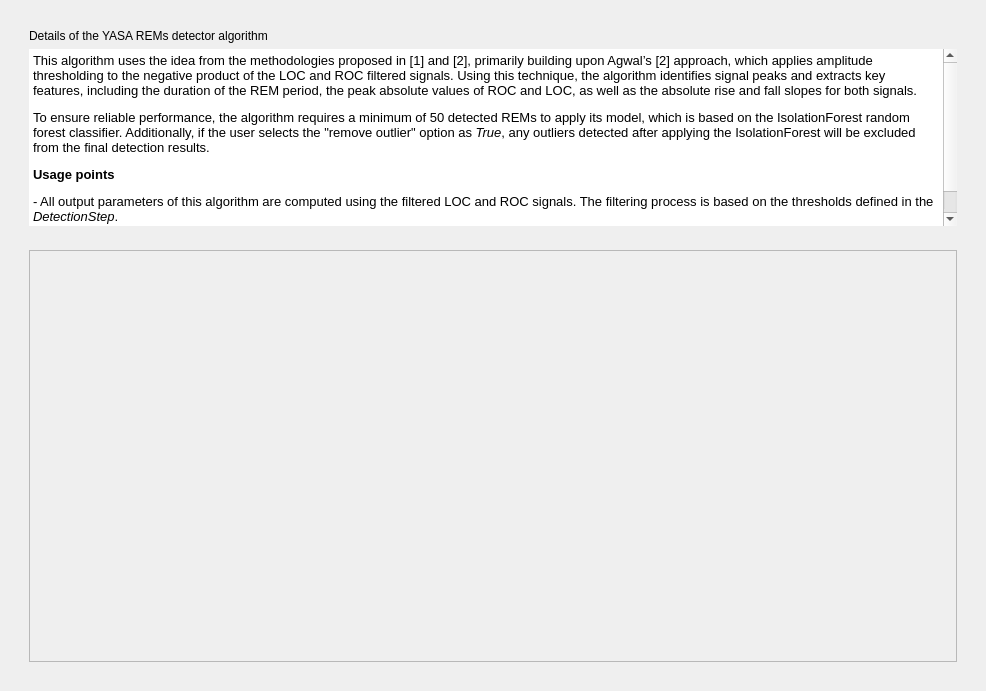
<?xml version="1.0" encoding="UTF-8"?>
<ui version="4.0">
 <class>AlgorithmDetail</class>
 <widget class="QWidget" name="AlgorithmDetail">
  <property name="geometry">
   <rect>
    <x>0</x>
    <y>0</y>
    <width>986</width>
    <height>691</height>
   </rect>
  </property>
  <property name="windowTitle">
   <string/>
  </property>
  <property name="styleSheet">
   <string>font: 10pt &quot;Roboto-Regular&quot;;</string>
  </property>
  <layout class="QGridLayout" name="gridLayout_2">
   <item row="0" column="0">
    <layout class="QVBoxLayout" name="verticalLayout">
     <item>
      <widget class="QFrame" name="frame">
       <property name="frameShape">
        <enum>QFrame::NoFrame</enum>
       </property>
       <property name="frameShadow">
        <enum>QFrame::Raised</enum>
       </property>
       <property name="lineWidth">
        <number>0</number>
       </property>
       <layout class="QVBoxLayout" name="verticalLayout_2" stretch="1,2">
        <item>
         <widget class="QFrame" name="frame_2">
          <property name="sizePolicy">
           <sizepolicy hsizetype="Expanding" vsizetype="Expanding">
            <horstretch>0</horstretch>
            <verstretch>0</verstretch>
           </sizepolicy>
          </property>
          <property name="frameShape">
           <enum>QFrame::NoFrame</enum>
          </property>
          <property name="frameShadow">
           <enum>QFrame::Raised</enum>
          </property>
          <property name="lineWidth">
           <number>0</number>
          </property>
          <layout class="QVBoxLayout" name="verticalLayout_3">
           <item>
            <widget class="QLabel" name="label">
             <property name="lineWidth">
              <number>0</number>
             </property>
             <property name="text">
              <string>Details of the YASA REMs detector algorithm</string>
             </property>
            </widget>
           </item>
           <item>
            <widget class="QTextEdit" name="textEdit">
             <property name="frameShape">
              <enum>QFrame::NoFrame</enum>
             </property>
             <property name="lineWidth">
              <number>0</number>
             </property>
             <property name="html">
              <string>&lt;!DOCTYPE HTML PUBLIC &quot;-//W3C//DTD HTML 4.0//EN&quot; &quot;http://www.w3.org/TR/REC-html40/strict.dtd&quot;&gt;
&lt;html&gt;&lt;head&gt;&lt;meta name=&quot;qrichtext&quot; content=&quot;1&quot; /&gt;&lt;style type=&quot;text/css&quot;&gt;
p, li { white-space: pre-wrap; }
&lt;/style&gt;&lt;/head&gt;&lt;body style=&quot; font-family:'Roboto-Regular'; font-size:10pt; font-weight:400; font-style:normal;&quot;&gt;
&lt;p style=&quot; margin-top:12px; margin-bottom:12px; margin-left:0px; margin-right:0px; -qt-block-indent:0; text-indent:0px;&quot;&gt;This algorithm uses the idea from the methodologies proposed in [1] and [2], primarily building upon Agwal’s [2] approach, which applies amplitude thresholding to the negative product of the LOC and ROC filtered signals. Using this technique, the algorithm identifies signal peaks and extracts key features, including the duration of the REM period, the peak absolute values of ROC and LOC, as well as the absolute rise and fall slopes for both signals.&lt;/p&gt;
&lt;p style=&quot; margin-top:12px; margin-bottom:12px; margin-left:0px; margin-right:0px; -qt-block-indent:0; text-indent:0px;&quot;&gt;To ensure reliable performance, the algorithm requires a minimum of 50 detected REMs to apply its model, which is based on the IsolationForest random forest classifier. Additionally, if the user selects the &amp;quot;remove outlier&amp;quot; option as &lt;span style=&quot; font-style:italic;&quot;&gt;True&lt;/span&gt;, any outliers detected after applying the IsolationForest will be excluded from the final detection results.&lt;/p&gt;
&lt;p style=&quot; margin-top:12px; margin-bottom:12px; margin-left:0px; margin-right:0px; -qt-block-indent:0; text-indent:0px;&quot;&gt;&lt;span style=&quot; font-weight:600;&quot;&gt;Usage points&lt;/span&gt;&lt;/p&gt;
&lt;p style=&quot; margin-top:12px; margin-bottom:12px; margin-left:0px; margin-right:0px; -qt-block-indent:0; text-indent:0px;&quot;&gt;- All output parameters of this algorithm are computed using the filtered LOC and ROC signals. The filtering process is based on the thresholds defined in the &lt;span style=&quot; font-style:italic;&quot;&gt;DetectionStep&lt;/span&gt;.&lt;/p&gt;
&lt;p style=&quot; margin-top:12px; margin-bottom:12px; margin-left:0px; margin-right:0px; -qt-block-indent:0; text-indent:0px;&quot;&gt;- For optimal results, the user should apply this detection only to artifact-free REM sleep data.&lt;/p&gt;&lt;/body&gt;&lt;/html&gt;</string>
             </property>
            </widget>
           </item>
          </layout>
         </widget>
        </item>
        <item>
         <widget class="QFrame" name="frame_3">
          <property name="sizePolicy">
           <sizepolicy hsizetype="Expanding" vsizetype="Expanding">
            <horstretch>0</horstretch>
            <verstretch>0</verstretch>
           </sizepolicy>
          </property>
          <property name="frameShape">
           <enum>QFrame::NoFrame</enum>
          </property>
          <property name="frameShadow">
           <enum>QFrame::Raised</enum>
          </property>
          <layout class="QVBoxLayout" name="verticalLayout_4">
           <item>
            <widget class="QScrollArea" name="scrollArea">
             <property name="widgetResizable">
              <bool>true</bool>
             </property>
             <widget class="QWidget" name="scrollAreaWidgetContents">
              <property name="geometry">
               <rect>
                <x>0</x>
                <y>0</y>
                <width>1338</width>
                <height>476</height>
               </rect>
              </property>
              <layout class="QVBoxLayout" name="verticalLayout_5">
               <item>
                <widget class="QLabel" name="label_2">
                 <property name="text">
                  <string/>
                 </property>
                 <property name="pixmap">
                  <pixmap resource="Detail_res_rc.qrc">:/image/Eyes_movement.PNG</pixmap>
                 </property>
                </widget>
               </item>
              </layout>
             </widget>
            </widget>
           </item>
          </layout>
         </widget>
        </item>
       </layout>
      </widget>
     </item>
    </layout>
   </item>
  </layout>
 </widget>
 <resources>
  <include location="Detail_res_rc.qrc"/>
 </resources>
 <connections/>
 <slots>
  <slot>on_choose()</slot>
  <slot>on_active_validation()</slot>
 </slots>
</ui>
